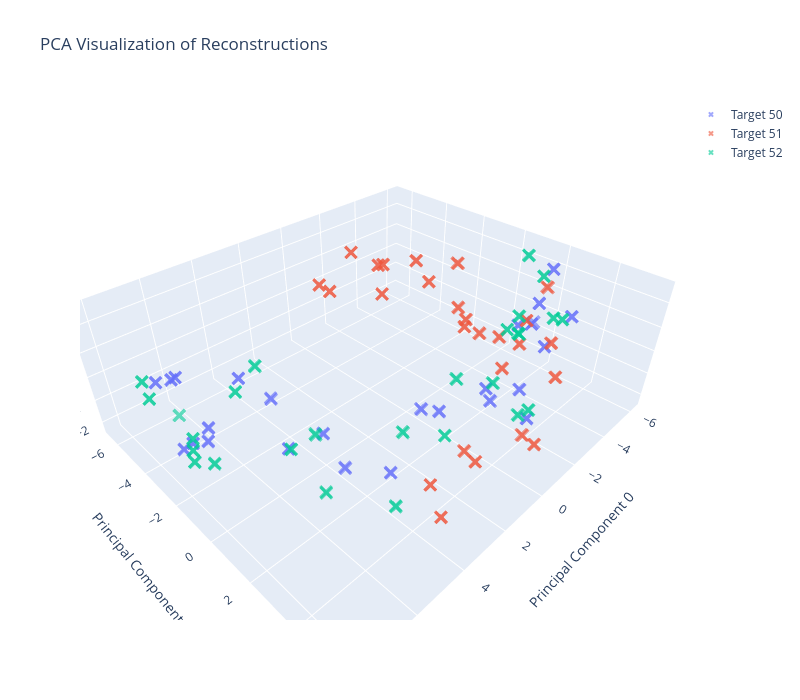

The notebook cell this image was saved under:
### Code cell
from sklearn.decomposition import PCA
import plotly.graph_objects as go
import numpy as np


pca = PCA()
output_pca = pca.fit_transform(activations[0][:,-1,:].detach().cpu().numpy())

a_values = np.arange(113)
b_values = np.arange(113)

inputs = np.array([[a_i, 113, b_i, 114] for a_i in a_values for b_i in b_values])

targets = [
    50,
    51,
    52,
]

# Create single 3D plot
fig = go.Figure()

for i in targets:
    indices = np.where(inputs[:, 0] + inputs[:, 2] == i)[0]
    fig.add_trace(
        go.Scatter3d(
            x=output_pca[:, 0][indices],
            y=output_pca[:, 1][indices],
            z=output_pca[:, 5][indices],
            mode='markers',
            marker=dict(
                size=5,
                colorscale='viridis',
                opacity=0.6,
                symbol='x'
            ),
            name=f'Target {i}'
        )
    )

# Update scene properties
fig.update_layout(
    scene=dict(
        xaxis_title="Principal Component 0",
        yaxis_title="Principal Component 2",
        zaxis_title="Principal Component 5"
    ),
    title="PCA Visualization of Reconstructions",
    width=800,
    height=700
)

fig.show()
